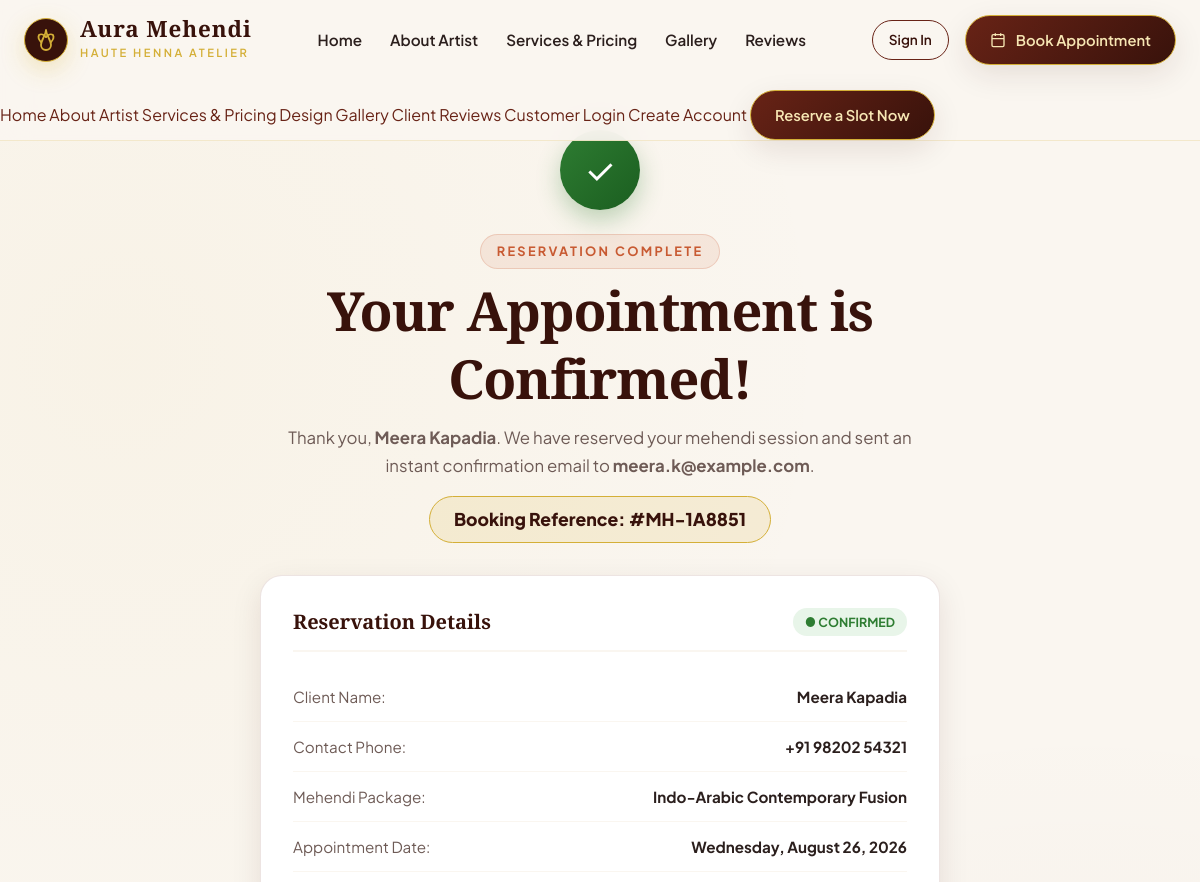
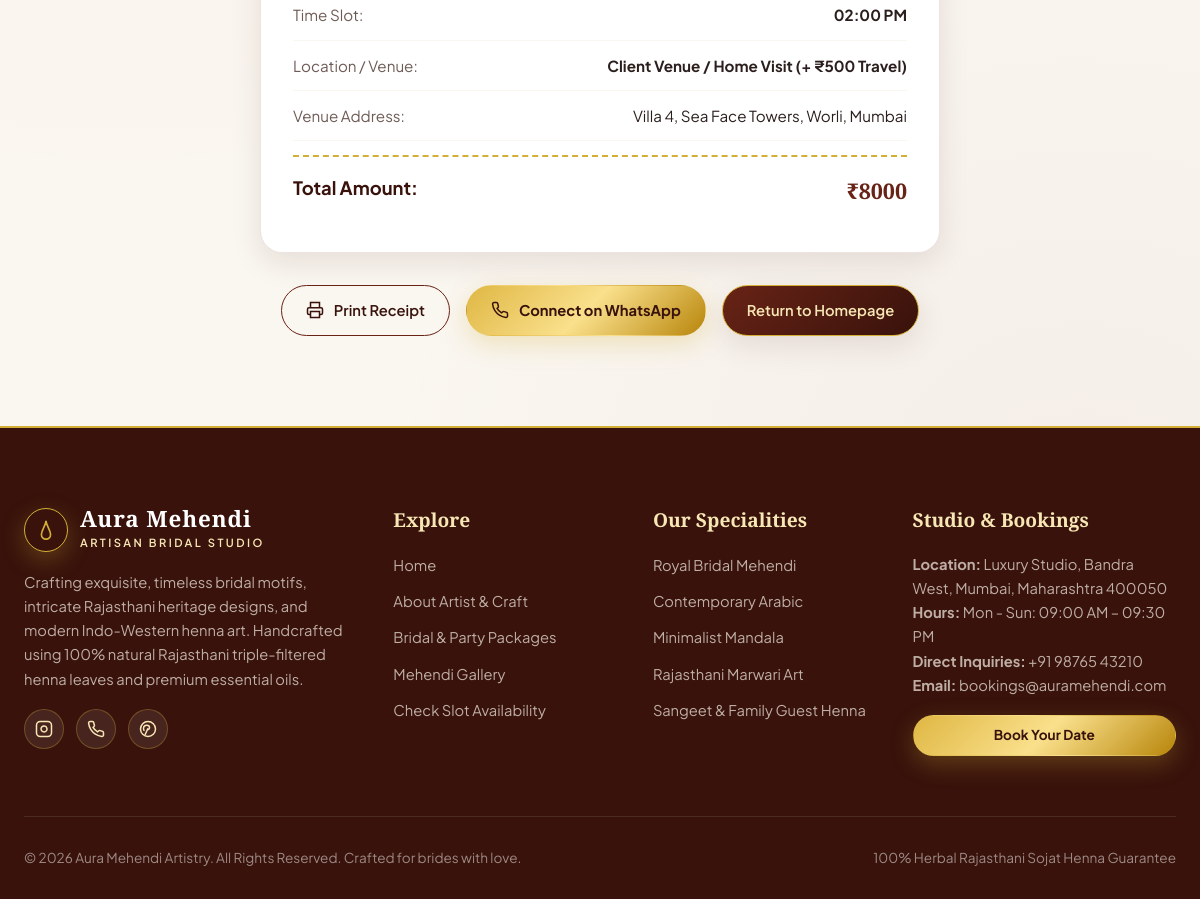
The page /book/success/MH-1A8851/ on the database its author committed (2 pictures, top to bottom).
### booking/models.py (models this page shows, shortened)
class Booking(models.Model):
    STATUS_CHOICES = [
        ('PENDING', 'Pending Confirmation'),
        ('CONFIRMED', 'Confirmed'),
        ('COMPLETED', 'Completed'),
        ('CANCELLED', 'Cancelled'),
        ('REJECTED', 'Rejected'),
    ]
    VENUE_CHOICES = [
        ('studio', 'Artist Luxury Studio (In-Salon)'),
        ('home', 'Client Venue / Home Visit (+ ₹500 Travel)'),
    ]
    TIME_SLOTS = [
        ('09:00 AM', '09:00 AM - 11:30 AM (Morning Slot)'),
        ('11:30 AM', '11:30 AM - 02:00 PM (Mid-Day Slot)'),
        ('02:00 PM', '02:00 PM - 04:30 PM (Afternoon Slot)'),
        ('04:30 PM', '04:30 PM - 07:00 PM (Evening Sunset Slot)'),
        ('07:00 PM', '07:00 PM - 09:30 PM (Night Gala Slot)'),
    ]
    booking_ref = models.CharField(max_length=20, unique=True, editable=False, db_index=True)
    user = models.ForeignKey(User, null=True, blank=True, on_delete=models.SET_NULL, related_name='bookings')
    service = models.ForeignKey(Service, on_delete=models.CASCADE, related_name='bookings')
    customer_name = models.CharField(max_length=120)
    customer_email = models.EmailField()
    customer_phone = models.CharField(max_length=20)
    booking_date = models.DateField()
    booking_time = models.CharField(max_length=20, choices=TIME_SLOTS)
    venue_type = models.CharField(max_length=20, choices=VENUE_CHOICES, default='studio')
    address = models.TextField(blank=True, help_text="Full address for Home / Wedding Venue visit")
    special_notes = models.TextField(blank=True, help_text="Custom bridal figures, special requests, number of hands, etc.")
    total_price = models.DecimalField(max_digits=8, decimal_places=2, blank=True)
    status = models.CharField(max_length=20, choices=STATUS_CHOICES, default='CONFIRMED')
    created_at = models.DateTimeField(auto_now_add=True)
    updated_at = models.DateTimeField(auto_now=True)
    class Meta:
        ordering = ['-booking_date', '-booking_time']
        constraints = [
            models.UniqueConstraint(
                fields=['booking_date', 'booking_time'],
                condition=~models.Q(status='CANCELLED'),
                name='unique_active_slot_booking'
            )
        ]

class Service(models.Model):
    CATEGORY_CHOICES = [
        ('bridal', 'Bridal Couture'),
        ('arabic', 'Arabic & Floral'),
        ('indo_western', 'Indo-Western & Fusion'),
        ('mandala', 'Mandala & Minimalist'),
        ('party', 'Sangeet & Party Mehendi'),
        ('traditional', 'Traditional Rajasthani/Marwari'),
    ]
    title = models.CharField(max_length=120)
    category = models.CharField(max_length=50, choices=CATEGORY_CHOICES, default='bridal')
    tagline = models.CharField(max_length=200, blank=True, help_text="Short highlight, e.g., 'Elaborate elbow-length bridal intricacy'")
    description = models.TextField()
    price = models.DecimalField(max_digits=8, decimal_places=2)
    duration_hours = models.DecimalField(max_digits=4, decimal_places=1, default=2.0)
    badge = models.CharField(max_length=50, blank=True, help_text="e.g. 'Most Popular', 'Bridal Signature'")
    image_url = models.CharField(max_length=400, blank=True, help_text="Image URL or static path")
    image = models.ImageField(upload_to='services/', null=True, blank=True, help_text="Upload image (overrides image URL)")
    features_list = models.TextField(blank=True, help_text="Enter features separated by commas or newlines")
    is_featured = models.BooleanField(default=False)
    is_active = models.BooleanField(default=True, help_text="Inactive services won't appear on the public site")
    created_at = models.DateTimeField(auto_now_add=True)
    class Meta:
        ordering = ['-is_featured', 'price']

### booking/views.py (the view)
# urls.py: path('book/success/<str:ref>/', views.booking_success, name='booking_success'),
def booking_success(request, ref):
    booking = get_object_or_404(Booking, booking_ref=ref)
    context = {
        'booking': booking,
    }
    return render(request, 'booking/booking_success.html', context)

### booking/templates/booking/booking_success.html (shortened to what this page needs)
{% extends 'booking/base.html' %}
{% load static %}
{% block content %}
<section class="success-page">
  <div class="container">
    <div class="success-container">
      <div class="success-icon-badge">
        ✓
      </div>
      <span class="section-tag" style="margin-bottom: 8px;">Reservation Complete</span>
      <h1 style="margin-bottom: 12px;">Your Appointment is Confirmed!</h1>
      <p style="font-size: 1.05rem; color: var(--color-text-muted);">
        Thank you, <strong>{{ booking.customer_name }}</strong>. We have reserved your mehendi session and sent an instant confirmation email to <strong>{{ booking.customer_email }}</strong>.
      </p>
      <div class="booking-ref-badge">
        Booking Reference: #{{ booking.booking_ref }}
      </div>
      <div class="receipt-card">
        <div style="display: flex; justify-content: space-between; align-items: center; margin-bottom: 20px; border-bottom: 2px solid var(--color-cream-bg); padding-bottom: 14px;">
          <h3 style="font-size: 1.25rem;">Reservation Details</h3>
          <span class="status-badge {{ booking.status }}">
            ● {{ booking.get_status_display }}
          </span>
        </div>
        <div class="receipt-row">
          <span style="color: var(--color-text-muted);">Client Name:</span>
          <strong>{{ booking.customer_name }}</strong>
        </div>
        <div class="receipt-row">
          <span style="color: var(--color-text-muted);">Contact Phone:</span>
          <strong>{{ booking.customer_phone }}</strong>
        </div>
        <div class="receipt-row">
          <span style="color: var(--color-text-muted);">Mehendi Package:</span>
          <strong>{{ booking.service.title }}</strong>
        </div>
        <div class="receipt-row">
          <span style="color: var(--color-text-muted);">Appointment Date:</span>
          <strong>{{ booking.booking_date|date:"l, F d, Y" }}</strong>
        </div>
        <div class="receipt-row">
          <span style="color: var(--color-text-muted);">Time Slot:</span>
          <strong>{{ booking.booking_time }}</strong>
        </div>
        <div class="receipt-row">
          <span style="color: var(--color-text-muted);">Location / Venue:</span>
          <strong>{{ booking.get_venue_type_display }}</strong>
        </div>
        {% if booking.address %}
          <div class="receipt-row">
            <span style="color: var(--color-text-muted);">Venue Address:</span>
            <span style="text-align: right; max-width: 320px;">{{ booking.address }}</span>
          </div>
        {% endif %}
        <div class="receipt-row" style="margin-top: 14px; padding-top: 16px; border-top: 2px dashed var(--color-gold-primary); font-size: 1.15rem;">
          <span style="font-weight: 700; color: var(--color-henna-dark);">Total Amount:</span>
          <strong style="color: var(--color-henna-primary); font-family: var(--font-serif); font-size: 1.35rem;">
            ₹{{ booking.total_price|floatformat:0 }}
          </strong>
        </div>
      </div>
      <div class="receipt-actions">
        <button type="button" onclick="window.print()" class="btn btn-outline">
          <svg width="18" height="18" viewBox="0 0 24 24" fill="none" stroke="currentColor" stroke-width="2"><polyline points="6 9 6 2 18 2 18 9"/><path d="M6 18H4a2 2 0 0 1-2-2v-5a2 2 0 0 1 2-2h16a2 2 0 0 1 2 2v5a2 2 0 0 1-2 2h-2"/><rect width="12" height="8" x="6" y="14"/></svg>
          Print Receipt
        </button>
        <a href="https://wa.me/919876543210?text=Hi%20Aura%20Mehendi,%20I%20have%20booked%20reference%20%23{{ booking.booking_ref }}%20for%20{{ booking.booking_date|date:'Y-m-d' }}."
           target="_blank" class="btn btn-gold">
          Connect on WhatsApp
        </a>
        {% if user.is_authenticated %}
          <a href="{% url 'my_bookings' %}" class="btn btn-primary">
            View My Appointments &rarr;
          </a>
        {% else %}
          <a href="{% url 'home' %}" class="btn btn-primary">
            Return to Homepage
          </a>
        {% endif %}
      </div>
    </div>
  </div>
</section>
{% endblock %}

### rows shown on the page
Booking: customer_name "Meera Kapadia", customer_email "meera.k@example.com", booking_ref "MH-1A8851", status "CONFIRMED", customer_phone "+91 98202 54321", service "Indo-Arabic Contemporary Fusion", booking_date "Wednesday, August 26, 2026", booking_time "02:00 PM", venue_type "Client Venue / Home Visit (+ ₹500 Travel)", address "Villa 4, Sea Face Towers, Worli, Mumbai", total_price "8000"
